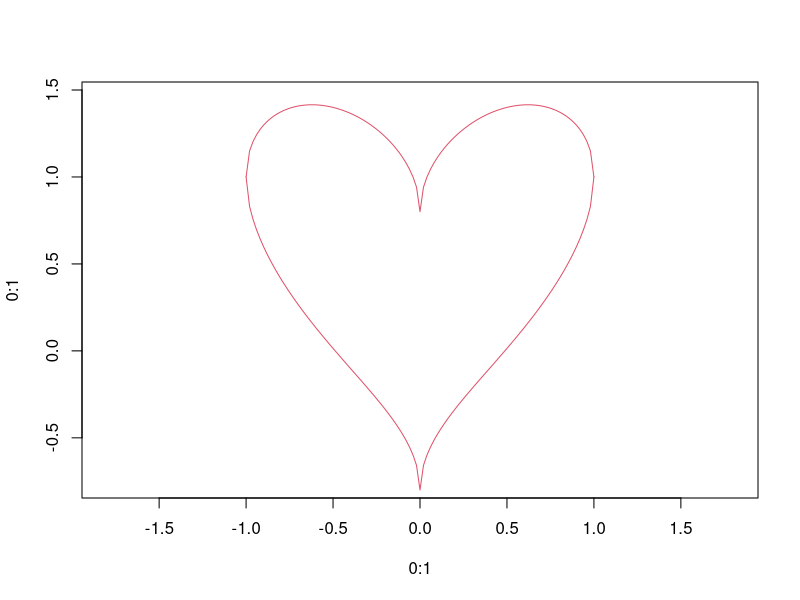

Source code (R):
##############################
## RANDOM SATURDAY NIGHT <3 ##
##############################

for (i in 1:1) {
  
  set.seed(i+50)  ## muda a semente para outro sorteio
  
  genero=c("romance", "natal", "et", "ação", "herói", 
           "animação", "terror", "suspense", "musical","comédia", 
           "policial", "ficção científica")
  
  s1=sample(genero,1)
  s1
  
  tipo=c("série","filme")
  
  s2=sample(tipo,1)
  
  comida= c("pizza", "hambúrguer", "mexicana", "japa", "porção",
            "esfiha","italiana","pastel", "poke", "shawarma")
  
  s3=sample(comida,1)
  
  bebida=c("refri","vinho","água tônica", "água com gás",
           "batidinha","suco")
  
  s4=sample(bebida,1)
  
  sobremesa=c("brigadeiro", "chocolate", "beijinho", "não")
  
  s5=sample(sobremesa,1)
  
  escolha=c(s1,s2,s3,s4,s5)
  print(escolha)
  
  MASS::eqscplot(0:1,0:1,type="n",xlim=c(-1,1),ylim=c(-0.8,1.5))
  curve(4/5*sqrt(1-x^2)+sqrt(abs(x)),from=-1,to=1,add=TRUE,col=2)
  curve(4/5*-sqrt(1-x^2)+sqrt(abs(x)),from=-1,to=1,add=TRUE,col=2)
  
}
